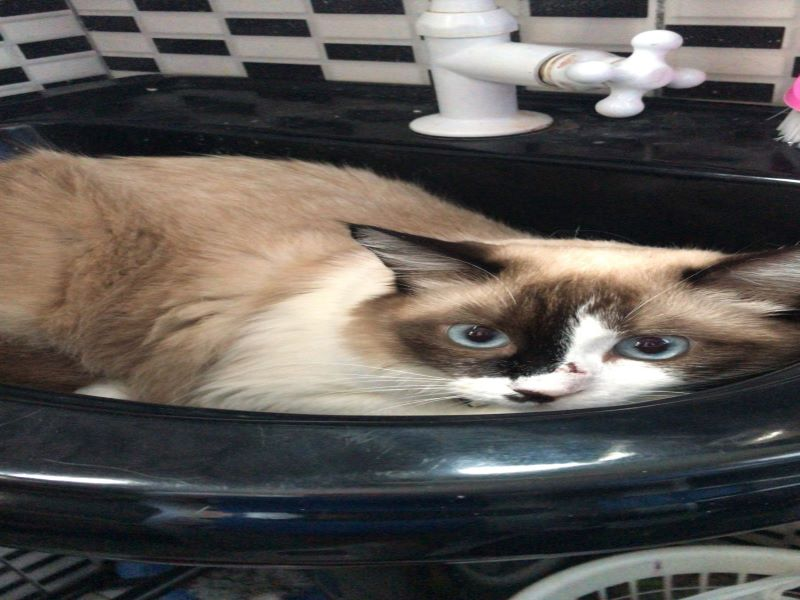
#> input picture chernobilly.jpeg, 800 x 600 px
$ python firstProject.py
#> lines starting #> are read from the running program, lines starting #| are printed output that depends on the picture
#> in showResults, image is the input picture: shape (600, 800, 3); mean B, G, R 84.9, 89, 94
#| 600 800
"""
UEA - Universidade do Estado do Amazonas
EST - Escola Superior de Tecnologia
Primeira Atividade Visão Computacional(Computer Vision)
Grupo : Karla Félix, Lucas Lima, Victor Lopes
E-mail: ldsllm.eng@uea.edu.br
"""

import cv2
import numpy as np
blue = (255,0,0)

def getHeightAndWidth(image):
    height, width = image.shape[:2]
#> height = 600; width = 800
    return height, width

def copyImage(image):
    return np.copy(image)

def groupNameComponents(image):
    font = cv2.FONT_HERSHEY_SIMPLEX
    saveImage = copyImage(image)
    height, width = getHeightAndWidth(saveImage)
#> height = 600; width = 800
    return cv2.putText(saveImage, 'Karla Felix, Lucas Lima e Victor Lopes', (height - 500, width - 260), font, 1, blue, 1 , cv2.LINE_AA)

def circle(image):
    saveImage = copyImage(image)
    height, width = getHeightAndWidth(saveImage)
#> height = 600; width = 800
    return cv2.circle(saveImage, (height-200, width-400), 100, blue, -1)
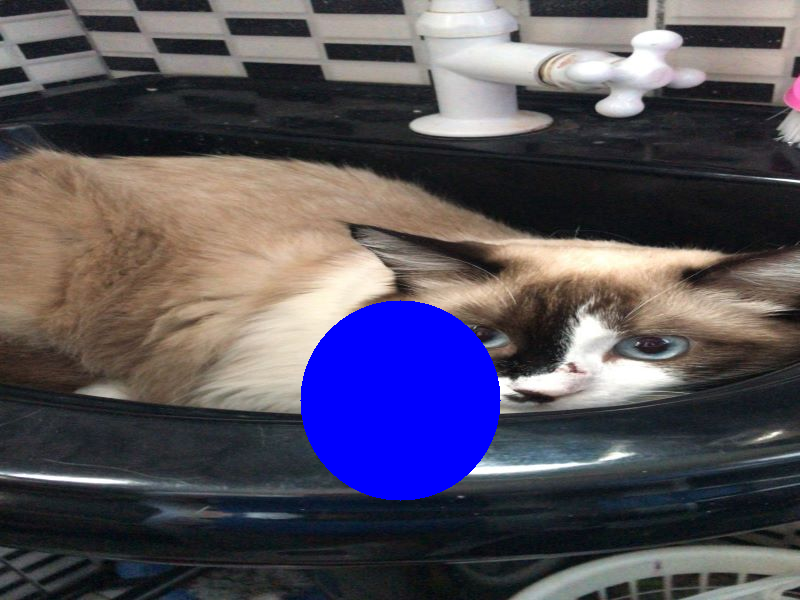
#> returned value: shape (600, 800, 3); mean B, G, R 94.3, 81.3, 86.1

def flip(image):
    return cv2.flip((image), 0)
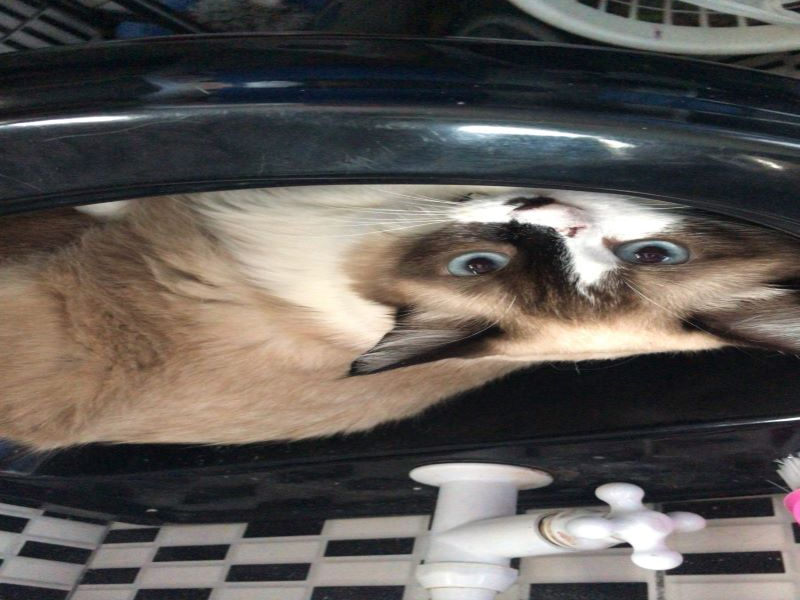
#> returned value: shape (600, 800, 3); mean of channels 0, 1, 2 84.9, 89, 94; drawn as B, G, R

def crop(image):
    return image[200:800, 200:600]
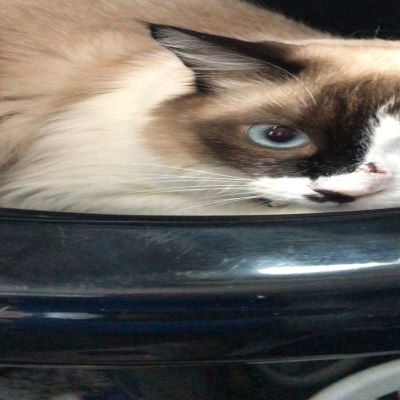
#> returned value: shape (400, 400, 3); mean of channels 0, 1, 2 93.5, 99.6, 104.6; drawn as B, G, R

def results(image):
    imageGroupName = groupNameComponents(image)
    imageCircle = circle(image)
    imageFlip = flip(image)
    imageCropped = crop(image)
    return [image, imageGroupName, imageCircle, imageFlip, imageCropped]


def showResults():
    image = cv2.imread('chernobilly.jpeg', 1)
    print(image.shape[0], image.shape[1])
    result = results(image)
#> result = 5 items
    imageStrings = ['Original', 'Integrantes do Grupo', 'Circulo', 'Giro Horizontal', 'Image Cortada']
    for i in range(len(result)):
        cv2.imshow(imageStrings[i], result[i])
        cv2.waitKey(0)
        cv2.destroyAllWindows()
#> this loop made 5 passes


showResults()
